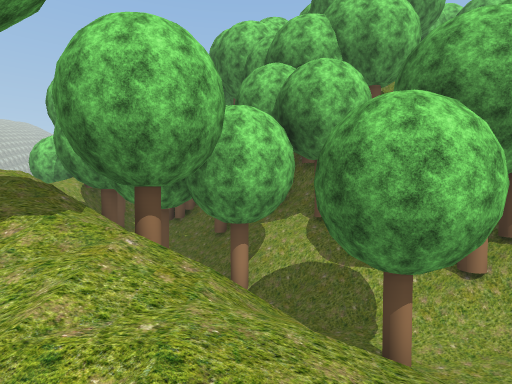
[1] (above)

12 first-person views from a walk through a 3-D level made in the Unity game engine. The camera is 1.3 m above the floor, tilts 2° down and sees 80° across. The floor is counted in squares, 2 m on a side. Each view is taken from the middle of a square. On the plan, view 1 faces up. The plan holds only what a view shows up to about 10 squares ahead; the rest is blank. The place goes on beyond the plan. Some trees and plants on the terrain are drawn as simple stand-ins. The player character is not drawn. Some surface patterns are stand-ins.

[2]
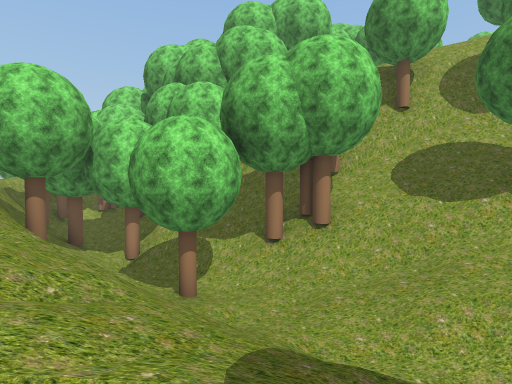

[3]
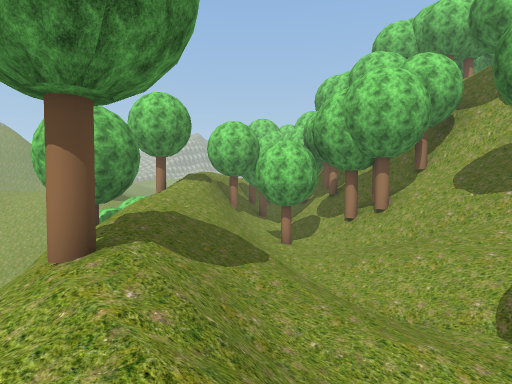

[4]
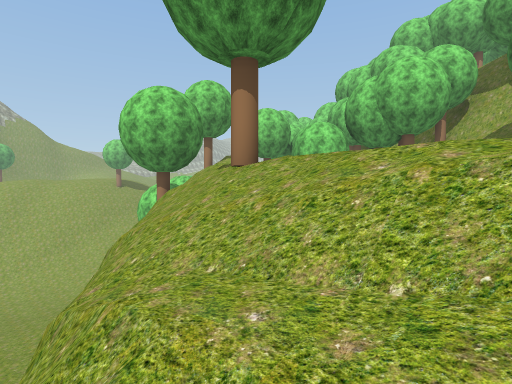

[5]
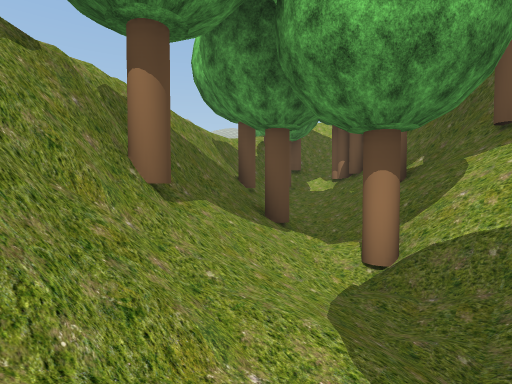

[6]
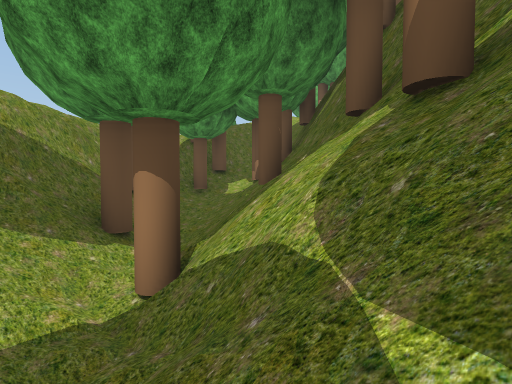

[7]
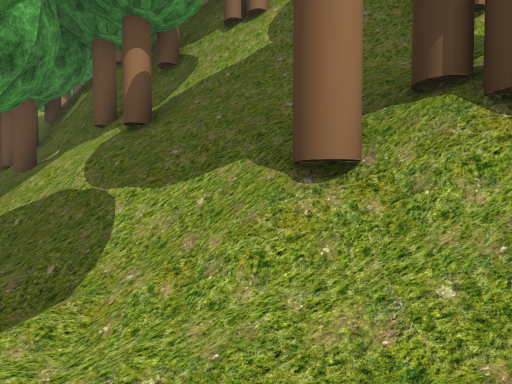

[8]
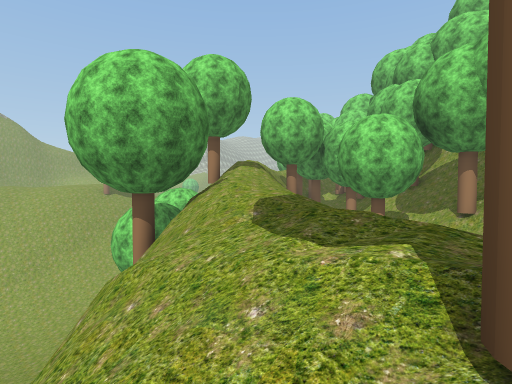

[9]
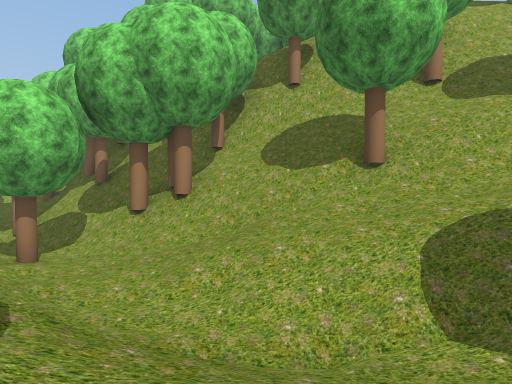

[10]
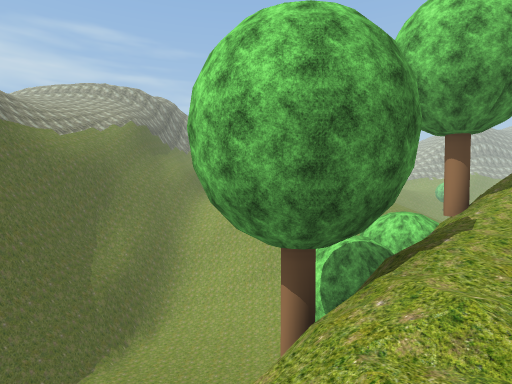

[11]
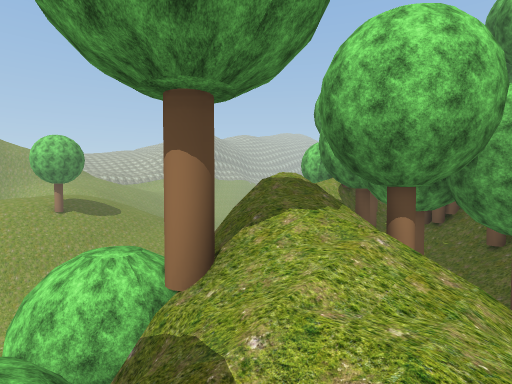

[12]
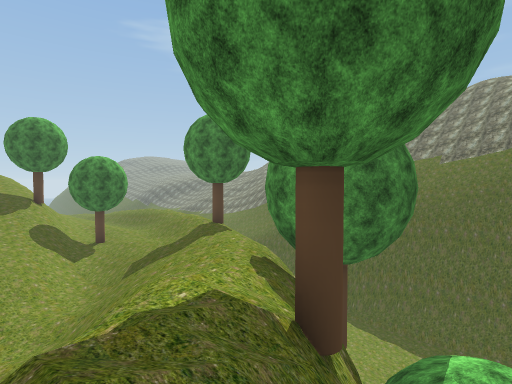

### Floor plan
Key: @ floor where view 1 was taken; # wall or solid block; . main floor; : floor 0.75 m higher than the main floor; - floor 0.75 m lower than the main floor; + floor 8 m higher than the main floor; * floor 8.75 m higher than the main floor; % floor 9.75 m higher than the main floor; & floor 10.5 m higher than the main floor; $ floor 11.25 m higher than the main floor; / step, stairs or slope; = window, fence, low wall or low ledge; v drop or lower ground; O other object.
Columns run from 7 left of view 1 to 8 right of it. Each row starts with its distance up from view 1.
 13      O
 12     #OO
 11  /=&#OO/O
 10  /OOOO#OOOO
  9  /=O*%=##OOO
  8  v==**O###OO =//
  7    OOO//O/####OO
  6   v#=//O////O###
  5    =#=////%OO///
  4     /OO/+O//////
  3     /////+++*//O
  2     v/////++/%%/
  1      O//////+///
  0       v@//////+*
 -1       #O/$//////
 -2 //.   ##O/$///%*
 -3 -..      v//O//
 -4 -...::    v////&
 -5 -...::      ////
 -6 -.            v/
 -7 /.
 -8 ##=

Positions as (right, up) in squares from view 1, and headings:
1: (0, 0), facing up
2: (3, -2), facing up
3: (8, -4), facing up-left
4: (8, -6), facing up-left
5: (1, 3), facing up-left
6: (2, 5), facing up-left
7: (3, 3), facing up
8: (5, -4), facing up-left
9: (6, -2), facing up
10: (3, -2), facing left
11: (0, 0), facing up-left
12: (-3, 3), facing down-right
